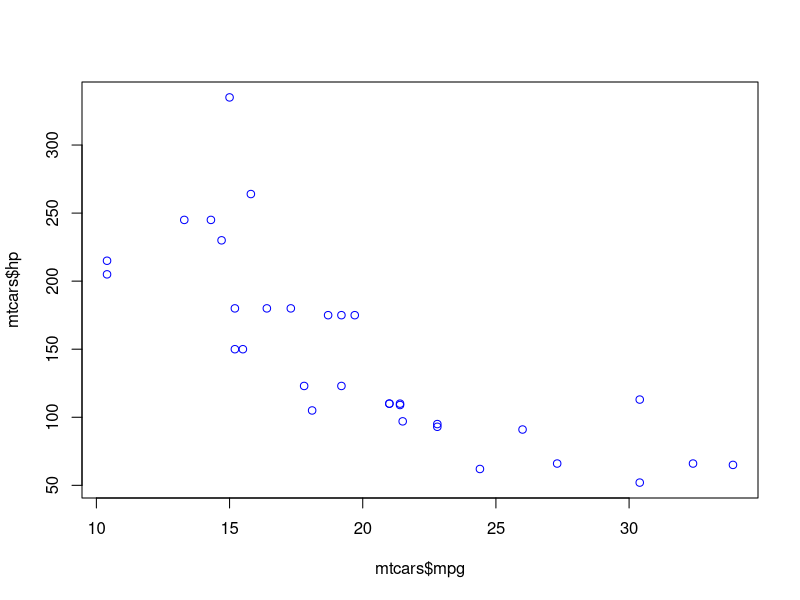
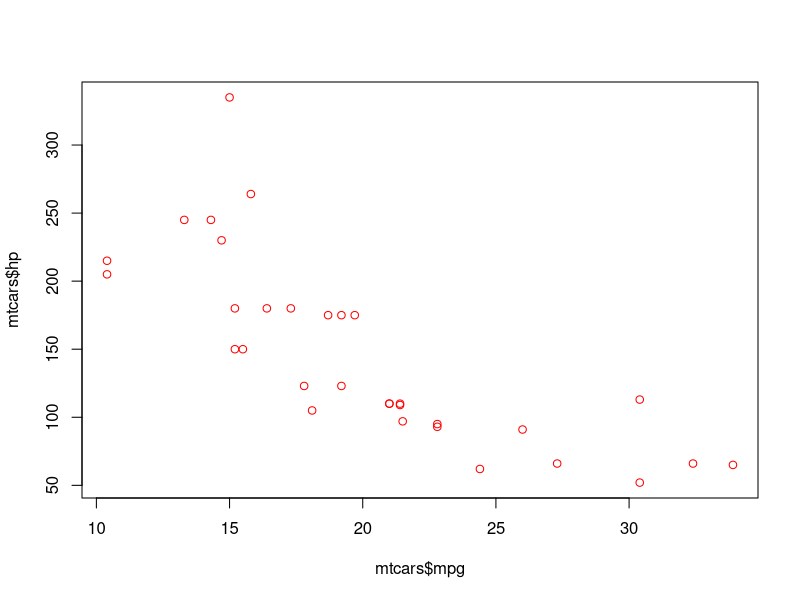
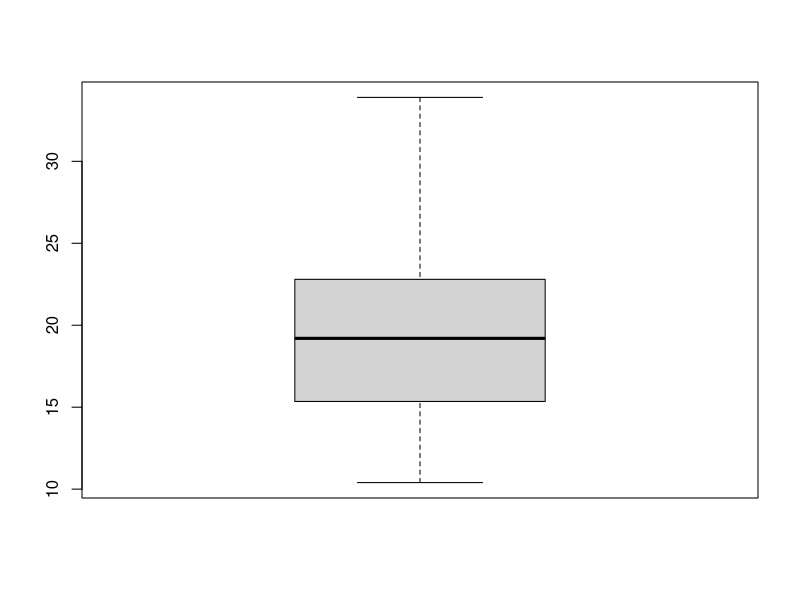

Write R code to recreate these figures, in order.
summary(mtcars)
mean(mtcars$mpg)
sd(mtcars$mpg)
mean(mtcars$mpg)
plot(mtcars$mpg, mtcars$hp, col="blue")
plot(mtcars$mpg, mtcars$hp, col="red")

boxplot(mtcars$mpg)

#buat branch baru, tulis di terminal :
# git checkout -b nama-branch-baru

#kalo mau ganti ke branch utama :
# git checkout master

#kalo mau ganti ke branch yang baru dibuat tadi:
# git checkout nama-branch-baru
